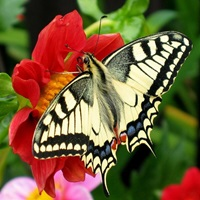
#> input picture Butterfly.jpg, 200 x 200 px
$ python app.py
#> lines starting #> are read from the running program, lines starting #| are printed output that depends on the picture
# Task 5

from PIL import Image, ImageFilter

im = Image.open("Butterfly.jpg")
#> im is the input picture: PIL image 200x200 RGB; mean R, G, B 118.1, 93.1, 57.8

blured_im = im.filter(ImageFilter.BLUR)
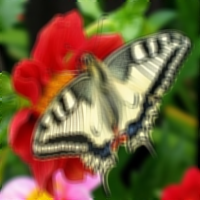
#> blured_im: PIL image 200x200 RGB; mean R, G, B 118.1, 93.1, 57.8
im_1 = im.convert("1")
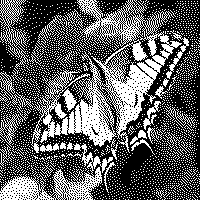
#> im_1: PIL image 200x200 1; 37.5% white in thin lines or dots
im_L = im.convert("L")
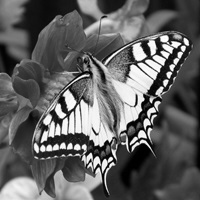
#> im_L: PIL image 200x200 L; min 0, max 254, mean 96.6
im_LA = im.convert("LA")

blured_im.show()
im_1.show()
im_L.show()
im_LA.show()

blured_im.save("blured.png")
im_1.save("im_1.png")
im_L.save("im_L.png")
im_LA.save("im_LA.png")

# Task 7

(width, height) = im_1.size
#> width = 200; height = 200
data = list(im_1.getdata())
#> data = 40000 items

f = open(r"C:/Users/yanba/Documents/GitHub/python-lab-1/ph2.txt", "w")
count = 0

print(type(data))
#| <class 'list'>
print((width, height))
#| (200, 200)
for i in data:
    if i == 255:
        # Кількість символів подвоєно задля збереження пропорції зображення
        f.write("11")
    if i == 0:
        f.write("00")
    count += 1
    if count == width:
        count = 0
        f.write("\n")
#> this loop made 40000 passes
#> i on passes 2 to 4: 255, 0, 255
#> after the loop, count = 0

f.close()
